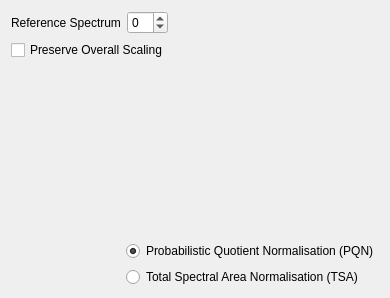
              <widget class="QWidget" name="scaleSpectraTab">
               <layout class="QGridLayout" name="gridLayout_19">
                <item row="0" column="0" colspan="2">
                 <layout class="QVBoxLayout" name="verticalLayout_22">
                  <item>
                   <layout class="QHBoxLayout" name="horizontalLayout_51">
                    <item>
                     <widget class="QLabel" name="label_70">
                      <property name="text">
                       <string>Reference Spectrum</string>
                      </property>
                     </widget>
                    </item>
                    <item>
                     <widget class="QSpinBox" name="scaleSpectraRefSpc">
                      <property name="minimum">
                       <number>-1</number>
                      </property>
                     </widget>
                    </item>
                    <item>
                     <spacer name="horizontalSpacer_34">
                      <property name="orientation">
                       <enum>Qt::Horizontal</enum>
                      </property>
                      <property name="sizeHint" stdset="0">
                       <size>
                        <width>40</width>
                        <height>20</height>
                       </size>
                      </property>
                     </spacer>
                    </item>
                   </layout>
                  </item>
                  <item>
                   <widget class="QCheckBox" name="preserveOverallScale">
                    <property name="text">
                     <string>Preserve Overall Scaling</string>
                    </property>
                   </widget>
                  </item>
                 </layout>
                </item>
                <item row="1" column="1">
                 <spacer name="verticalSpacer_10">
                  <property name="orientation">
                   <enum>Qt::Vertical</enum>
                  </property>
                  <property name="sizeHint" stdset="0">
                   <size>
                    <width>20</width>
                    <height>175</height>
                   </size>
                  </property>
                 </spacer>
                </item>
                <item row="2" column="0">
                 <spacer name="horizontalSpacer_33">
                  <property name="orientation">
                   <enum>Qt::Horizontal</enum>
                  </property>
                  <property name="sizeHint" stdset="0">
                   <size>
                    <width>109</width>
                    <height>20</height>
                   </size>
                  </property>
                 </spacer>
                </item>
                <item row="2" column="1">
                 <layout class="QVBoxLayout" name="verticalLayout_21">
                  <item>
                   <widget class="QRadioButton" name="pqnButton">
                    <property name="text">
                     <string>Probabilistic Quotient Normalisation (PQN)</string>
                    </property>
                    <property name="checked">
                     <bool>true</bool>
                    </property>
                   </widget>
                  </item>
                  <item>
                   <widget class="QRadioButton" name="tsaButton">
                    <property name="text">
                     <string>Total Spectral Area Normalisation (TSA)</string>
                    </property>
                   </widget>
                  </item>
                 </layout>
                </item>
               </layout>
              </widget>
